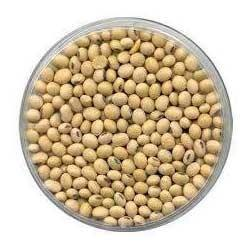
#> input picture beans.jpg, 250 x 250 px
$ python Core_operations.py
#> lines starting #> are read from the running program, lines starting #| are printed output that depends on the picture; after the words box and inside, x2 and y2 are one past the last pixel; in counts of white or black regions, pixels touching at a corner belong together
#https://opencv-python-tutroals.readthedocs.io/en/latest/py_tutorials/py_core/py_basic_ops/py_basic_ops.html
#https://opencv-python-tutroals.readthedocs.io/en/latest/py_tutorials/py_core/py_optimization/py_optimization.html

#=======================Basic operations=================================
import cv2
# Load an color image in grayscale
img = cv2.imread('beans.jpg',1)
#> img is the input picture: shape (250, 250, 3); mean B, G, R 174.3, 198, 213.3

px = img[100,100]
#> px = [145, 185, 214]
print(px)
#| [145 185 214]

# accessing only blue pixel
blue = img[100,100,0]
#> blue = 145
print(blue)
#| 145

#You can modify the pixel values the same way
img[100,100] = [255,255,255]
#> img: shape (250, 250, 3); under 0.01% of pixels changed, all inside (x1, y1, x2, y2) = (100, 100, 101, 101)
print(img[100,100])
#| [255 255 255]

#Accessing Image Properties
print('WxHxC:', img.shape)
#| WxHxC: (250, 250, 3)
print(img.size)
#| 187500
print(img.dtype)
#| uint8

#Image ROI
#ball = img[280:340, 330:390]
#img[273:333, 100:160] = ball

#Splitting and Merging Image Channels
b,g,r = cv2.split(img) # b = img[:,:,0], g = img[:,0,:], r = img[0,:,:]
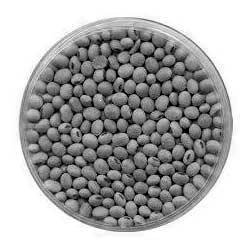
#> b: shape (250, 250); min 0, max 255, mean 174.3
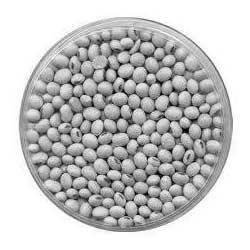
#> g: shape (250, 250); min 0, max 255, mean 198
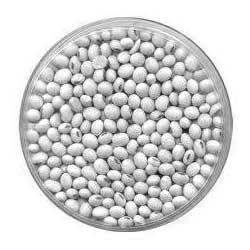
#> r: shape (250, 250); min 13, max 255, mean 213.3
img = cv2.merge((b,g,r))

#Making Borders for Images (Padding): cv2.copyMakeBorder() function

#====================================
cv2.namedWindow('image', cv2.WINDOW_AUTOSIZE) #cv2.WINDOW_AUTOSIZE, cv2.WINDOW_NORMAL
cv2.imshow('image',img)
#cv2.imwrite('messigray.png',img)
cv2.waitKey(0)
cv2.destroyAllWindows()


#==============================Arithmetic Operations on Images==================================
# You will learn these functions : cv2.add(), cv2.addWeighted() etc.

#Image Addition=============
import numpy as np
import cv2

x = np.uint8([250])
y = np.uint8([10])
print(cv2.add(x,y)) #250+10 = 260 => 255
print(x+y)          #250+10 = 260 % 256 = 4

#Image Blending==============
import numpy as np
import cv2

img1 = cv2.imread('beans.jpg')
img2 = cv2.imread('abc.png')
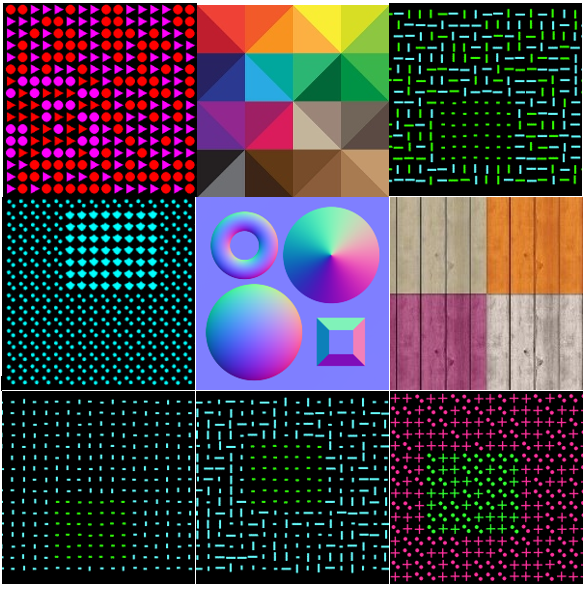
#> input picture abc.PNG, 587 x 589 px, found by its file name
#> img2 is the input picture: shape (589, 587, 3); mean B, G, R 71.9, 62.1, 72

#> (the run stopped early here; a loop or call above may not have finished)
